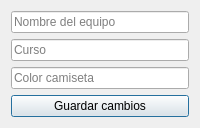
<?xml version="1.0" encoding="UTF-8"?>
<ui version="4.0">
 <class>EditarEquipoDialog</class>
 <widget class="QDialog">
  <layout class="QVBoxLayout">
   <item>
    <widget class="QLineEdit" name="txt_nombre">
     <property name="placeholderText">
      <string>Nombre del equipo</string>
     </property>
    </widget>
   </item>
   <item>
    <widget class="QLineEdit" name="txt_curso">
     <property name="placeholderText">
      <string>Curso</string>
     </property>
    </widget>
   </item>
   <item>
    <widget class="QLineEdit" name="txt_color">
     <property name="placeholderText">
      <string>Color camiseta</string>
     </property>
    </widget>
   </item>
   <item>
    <widget class="QPushButton" name="btn_guardar">
     <property name="text">
      <string>Guardar cambios</string>
     </property>
    </widget>
   </item>
  </layout>
 </widget>
</ui>
